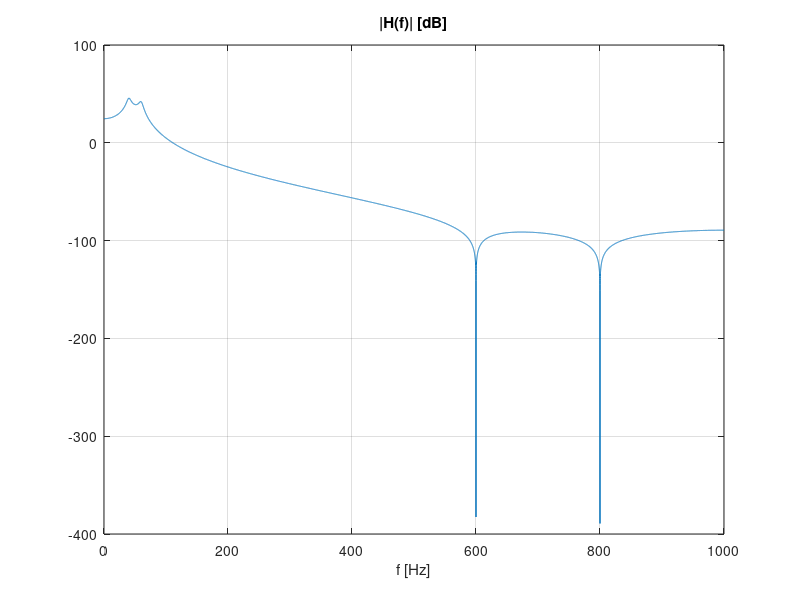
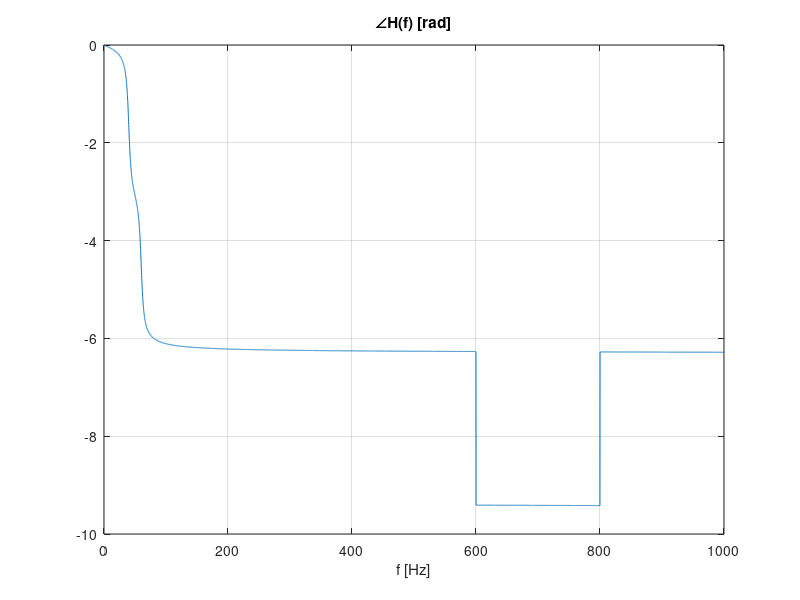
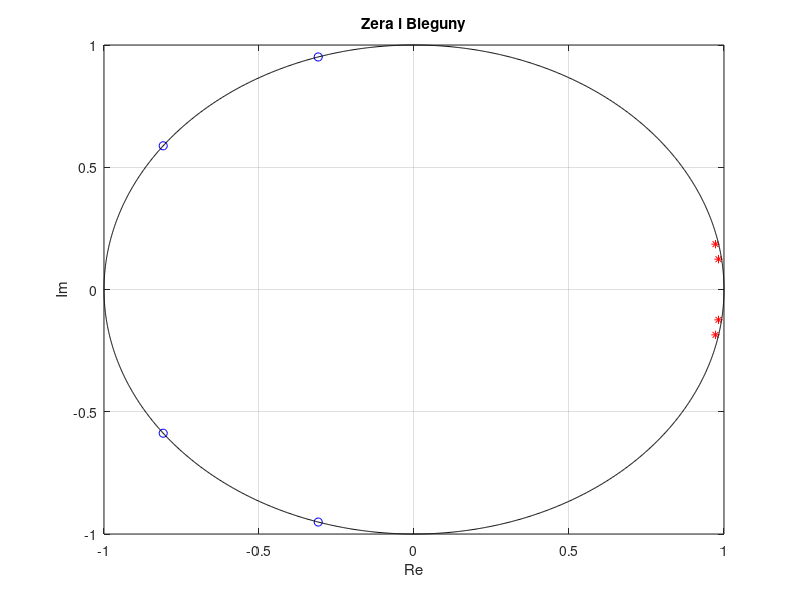

MATLAB code to generate these figures, in order:
clear all; close all;
% Wybor/projekt wspolczynnikow filtra cyfrowego IIR
fpr = 2000; % czestotliwosc probkowania

gain = 0.001;
z = [ 1, 1 ] .* exp(j*2*pi*[ 600, 800 ]/fpr); z = [z conj(z)];
p = [ 0.99,0.99 ] .* exp(j*2*pi*[40,60]/fpr); p = [p conj(p)];
b = gain*poly(z), a = poly(p),  % [z,p] --> [b,a]


f = 0 : 0.1 : 1000; % czestotliwosc w hercach
wn = 2*pi*f/fpr; % czestotliwosc katowa
zz = exp(-j*wn); % zmienna "z" transformacji Z (u nas z^(-1))
H = polyval(b(end:-1:1),zz) ./ polyval( a(end:-1:1),zz); % stosunek dwoch wielomianow
% H = freqz(b,a,f,fpr) % alternatywna funkcja Matlab

% --- Rysowanie wykresów ---
figure; plot(f, 20*log10(abs(H))); xlabel('f [Hz]'); title('|H(f)| [dB]'); grid on;
figure; plot(f, unwrap(angle(H))); xlabel('f [Hz]'); title('∠H(f) [rad]'); grid on;

% --- Wykres zer i biegunów ---
figure;
alfa = 0 : pi/1000 : 2*pi;
c = cos(alfa); s = sin(alfa);
plot(real(z), imag(z), 'bo', real(p), imag(p), 'r*', c, s, 'k-'); 
title('Zera i Bieguny'); xlabel('Re'); ylabel('Im'); grid on;